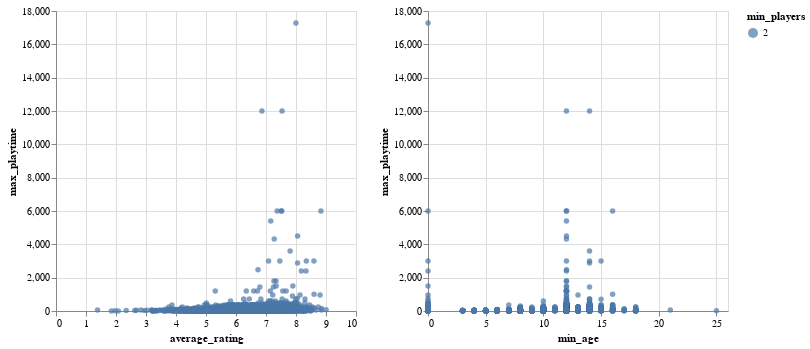

Notebook code cell kept with this figure:
### Code cell
chart1_multiplayer = chart_multiplayer.encode(x = 'average_rating')
chart2_multiplayer = chart_multiplayer.encode(x = 'min_age')
#chart3_multiplayer = chart_multiplayer.encode(x = 'min_age')
alt.hconcat(chart1_multiplayer, chart2_multiplayer)

### Figure 1 — Vega specification as saved in the notebook (floating-point values rounded to 4 significant figures; data arrays with more than 128 entries replaced by an {"elided": "..."} marker saying what was removed)
{"$schema": "https://vega.github.io/schema/vega/v5.json", "data": [{"name": "source_0"}, {"name": "data_0", "values": {"elided": "7531 records"}}, {"name": "data_1", "values": {"elided": "7531 records"}}, {"name": "data_0_color_domain_min_players_0", "values": [{"min_players": 2}]}, {"name": "data_1_color_domain_min_players_1", "values": [{"min_players": 2}]}, {"name": "data_0_concat_0_x_domain_average_rating", "values": [{"min": 1.384, "max": 9.004}]}, {"name": "data_0_concat_0_y_domain_max_playtime", "values": [{"min": 0, "max": 17280}]}, {"name": "data_1_concat_1_x_domain_min_age", "values": [{"min": 0, "max": 25}]}, {"name": "data_1_concat_1_y_domain_max_playtime", "values": [{"min": 0, "max": 17280}]}], "signals": [{"name": "childWidth", "value": 300}], "marks": [{"type": "group", "name": "concat_0_group", "encode": {"update": {"width": {"signal": "childWidth"}, "height": {"signal": "height"}}}, "marks": [{"type": "symbol", "name": "concat_0_marks", "from": {"data": "data_0"}, "encode": {"update": {"shape": {"value": "circle"}, "fill": {"field": "min_players", "scale": "color"}, "description": {"signal": "\"average_rating: \" + (format(datum[\"average_rating\"], \"\")) + \"; max_playtime: \" + (format(datum[\"max_playtime\"], \"\")) + \"; min_players: \" + (isValid(datum[\"min_players\"]) ? datum[\"min_players\"] : \"\"+datum[\"min_players\"])"}, "opacity": {"value": 0.7}, "y": {"field": "max_playtime", "scale": "concat_0_y"}, "x": {"field": "average_rating", "scale": "concat_0_x"}, "ariaRoleDescription": {"value": "circle"}}}, "style": ["circle"]}], "axes": [{"scale": "concat_0_x", "tickCount": {"signal": "ceil(childWidth/40)"}, "gridScale": "concat_0_y", "domain": false, "minExtent": 0, "zindex": 0, "grid": true, "orient": "bottom", "aria": false, "labels": false, "maxExtent": 0, "ticks": false}, {"scale": "concat_0_y", "gridScale": "concat_0_x", "labels": false, "grid": true, "orient": "left", "ticks": false, "aria": false, "minExtent": 0, "tickCount": {"signal": "ceil(height/40)"}, "maxExtent": 0, "zindex": 0, "domain": false}, {"scale": "concat_0_x", "labelOverlap": true, "tickCount": {"signal": "ceil(childWidth/40)"}, "zindex": 0, "orient": "bottom", "title": "average_rating", "labelFlush": true, "grid": false}, {"scale": "concat_0_y", "orient": "left", "labelOverlap": true, "zindex": 0, "grid": false, "title": "max_playtime", "tickCount": {"signal": "ceil(height/40)"}}], "style": "cell"}, {"type": "group", "name": "concat_1_group", "encode": {"update": {"width": {"signal": "childWidth"}, "height": {"signal": "height"}}}, "marks": [{"type": "symbol", "name": "concat_1_marks", "from": {"data": "data_1"}, "encode": {"update": {"ariaRoleDescription": {"value": "circle"}, "description": {"signal": "\"min_age: \" + (format(datum[\"min_age\"], \"\")) + \"; max_playtime: \" + (format(datum[\"max_playtime\"], \"\")) + \"; min_players: \" + (isValid(datum[\"min_players\"]) ? datum[\"min_players\"] : \"\"+datum[\"min_players\"])"}, "x": {"field": "min_age", "scale": "concat_1_x"}, "shape": {"value": "circle"}, "opacity": {"value": 0.7}, "fill": {"field": "min_players", "scale": "color"}, "y": {"field": "max_playtime", "scale": "concat_1_y"}}}, "style": ["circle"]}], "axes": [{"scale": "concat_1_x", "gridScale": "concat_1_y", "aria": false, "zindex": 0, "ticks": false, "labels": false, "grid": true, "maxExtent": 0, "domain": false, "tickCount": {"signal": "ceil(childWidth/40)"}, "minExtent": 0, "orient": "bottom"}, {"scale": "concat_1_y", "tickCount": {"signal": "ceil(height/40)"}, "domain": false, "ticks": false, "orient": "left", "gridScale": "concat_1_x", "maxExtent": 0, "grid": true, "aria": false, "minExtent": 0, "labels": false, "zindex": 0}, {"scale": "concat_1_x", "tickCount": {"signal": "ceil(childWidth/40)"}, "zindex": 0, "grid": false, "title": "min_age", "labelFlush": true, "orient": "bottom", "labelOverlap": true}, {"scale": "concat_1_y", "zindex": 0, "orient": "left", "grid": false, "title": "max_playtime", "tickCount": {"signal": "ceil(height/40)"}, "labelOverlap": true}], "style": "cell"}], "scales": [{"name": "color", "type": "ordinal", "domain": {"fields": [{"data": "data_0_color_domain_min_players_0", "field": "min_players"}, {"data": "data_1_color_domain_min_players_1", "field": "min_players"}], "sort": true}, "range": "category"}, {"name": "concat_0_x", "type": "linear", "domain": [{"signal": "(data(\"data_0_concat_0_x_domain_average_rating\")[0] || {}).min"}, {"signal": "(data(\"data_0_concat_0_x_domain_average_rating\")[0] || {}).max"}], "range": [0, {"signal": "childWidth"}], "zero": true, "nice": true}, {"name": "concat_0_y", "type": "linear", "domain": [{"signal": "(data(\"data_0_concat_0_y_domain_max_playtime\")[0] || {}).min"}, {"signal": "(data(\"data_0_concat_0_y_domain_max_playtime\")[0] || {}).max"}], "range": [{"signal": "height"}, 0], "nice": true, "zero": true}, {"name": "concat_1_x", "type": "linear", "domain": [{"signal": "(data(\"data_1_concat_1_x_domain_min_age\")[0] || {}).min"}, {"signal": "(data(\"data_1_concat_1_x_domain_min_age\")[0] || {}).max"}], "range": [0, {"signal": "childWidth"}], "nice": true, "zero": true}, {"name": "concat_1_y", "type": "linear", "domain": [{"signal": "(data(\"data_1_concat_1_y_domain_max_playtime\")[0] || {}).min"}, {"signal": "(data(\"data_1_concat_1_y_domain_max_playtime\")[0] || {}).max"}], "range": [{"signal": "height"}, 0], "nice": true, "zero": true}], "height": 300, "padding": 5, "background": "white", "legends": [{"fill": "color", "symbolType": "circle", "title": "min_players", "encode": {"symbols": {"update": {"opacity": {"value": 0.7}}}}}], "layout": {"padding": 20, "bounds": "full", "align": "each"}}
